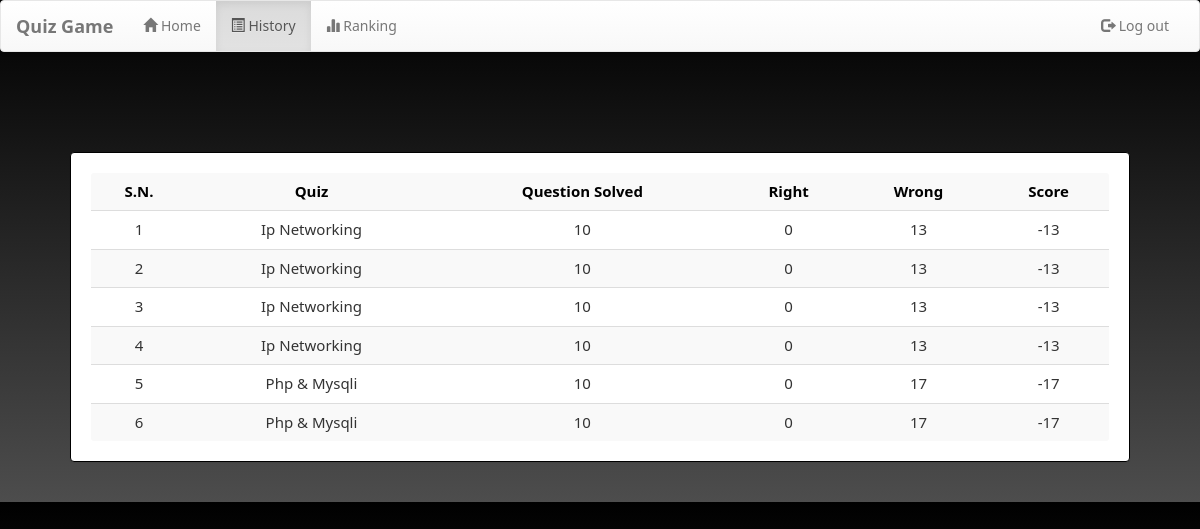
The app's page /welcome.php?q=2 (signed in) with its own data.
### tables this page shows
CREATE TABLE `history` (
  `email` varchar(50) NOT NULL,
  `eid` text NOT NULL,
  `score` int(11) NOT NULL,
  `level` int(11) NOT NULL,
  `sahi` int(11) NOT NULL,
  `wrong` int(11) NOT NULL,
  `date` timestamp NOT NULL DEFAULT current_timestamp() ON UPDATE current_timestamp()
);

CREATE TABLE `quiz` (
  `eid` text NOT NULL,
  `title` varchar(100) NOT NULL,
  `sahi` int(11) NOT NULL,
  `wrong` int(11) NOT NULL,
  `total` int(11) NOT NULL,
  `date` timestamp NOT NULL DEFAULT current_timestamp() ON UPDATE current_timestamp()
);

### welcome.php (the view, shortened to what this page needs)
<?php
    include_once 'database.php';
    if(!(isset($_SESSION['email'])))
    {
        header("location:login.php");
    }
    else
    {
        $email = $_SESSION['email'];
    }
?>
<!DOCTYPE html>
<html lang="en">
<head>
    <link  rel="stylesheet" href="css/bootstrap.min.css"/>
    <link  rel="stylesheet" href="css/bootstrap-theme.min.css"/>
    <link rel="stylesheet" href="css/welcome.css">
    <link  rel="stylesheet" href="css/font.css">
</head>
<body style =" background-color:linear-gradient(to bottom, #000000 0%, #4d4d4d 100%);">
    <nav class="navbar navbar-default title1">
        <div class="container-fluid">
            <div class="navbar-header">
        <a class="navbar-brand" href="#"><b> Quiz Game</b></a>
        </div>
        <div class="collapse navbar-collapse" id="bs-example-navbar-collapse-1">
        <ul class="nav navbar-nav navbar-left">
            <li <?php if(@$_GET['q']==1) echo'class="active"'; ?> ><a href="welcome.php?q=1"><span class="glyphicon glyphicon-home" aria-hidden="true"></span>&nbsp;Home<span class="sr-only">(current)</span></a></li>
            <li <?php if(@$_GET['q']==2) echo'class="active"'; ?>> <a href="welcome.php?q=2"><span class="glyphicon glyphicon-list-alt" aria-hidden="true"></span>&nbsp;History</a></li>
            <li <?php if(@$_GET['q']==3) echo'class="active"'; ?>> <a href="welcome.php?q=3"><span class="glyphicon glyphicon-stats" aria-hidden="true"></span>&nbsp;Ranking</a></li>
        </ul>
        <ul class="nav navbar-nav navbar-right">
        <li <?php echo''; ?> > <a href="logout.php?q=welcome.php"><span class="glyphicon glyphicon-log-out" aria-hidden="true"></span>&nbsp;Log out</a></li>
        </ul>
        </div>
    </div>
    </nav>
    <br><br>
    <div class="container">
        <div class="row">
            <div class="col-md-12">
                <?php
                    if(@$_GET['q']== 2)
                    {
                        $q=mysqli_query($con,"SELECT * FROM history WHERE email='$email' ORDER BY date DESC " )or die('Error197');
                        echo  '<div class="panel title">
                        <table class="table table-striped title1" >
                        <tr style="color:black;"><td><center><b>S.N.</b></center></td><td><center><b>Quiz</b></center></td><td><center><b>Question Solved</b></center></td><td><center><b>Right</b></center></td><td><center><b>Wrong<b></center></td><td><center><b>Score</b></center></td>';
                        $c=0;
                        while($row=mysqli_fetch_array($q) )
                        {
                        $eid=$row['eid'];
                        $s=$row['score'];
                        $w=$row['wrong'];
                        $r=$row['sahi'];
                        $qa=$row['level'];
                        $q23=mysqli_query($con,"SELECT title FROM quiz WHERE  eid='$eid' " )or die('Error208');
                        while($row=mysqli_fetch_array($q23) )
                        {  $title=$row['title'];  }
                        $c++;
                        echo '<tr><td><center>'.$c.'</center></td><td><center>'.$title.'</center></td><td><center>'.$qa.'</center></td><td><center>'.$r.'</center></td><td><center>'.$w.'</center></td><td><center>'.$s.'</center></td></tr>';
                        }
                        echo'</table></div>';
                    }
                ?>
</body>
</html>

### css/welcome.css (style rules this page uses)
* { box-sizing: border-box; }
body { background: linear-gradient(to bottom, #000000 0%, #4d4d4d 100%); margin: 0; font-family: Noto Sans; }
.panel { border-color:rgb(0, 0, 0); margin:40px; padding:20px; font: 15px "Noto Sans"; }

### records on screen
history: eid.title "Ip Networking", level "10", sahi "0", wrong "13", score "-13"
history: eid.title "Ip Networking", level "10", sahi "0", wrong "13", score "-13"
history: eid.title "Ip Networking", level "10", sahi "0", wrong "13", score "-13"
history: eid.title "Ip Networking", level "10", sahi "0", wrong "13", score "-13"
history: eid.title "Php & Mysqli", level "10", sahi "0", wrong "17", score "-17"
history: eid.title "Php & Mysqli", level "10", sahi "0", wrong "17", score "-17"
